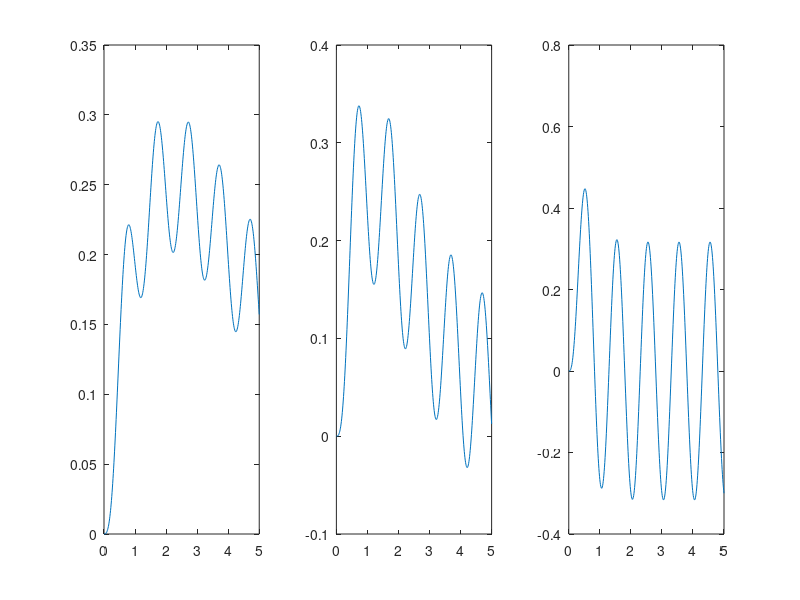

Write the MATLAB code that produced this figure.

%Problem 4.6

aByOmegaN=[0.05;0.1;0.5];
tByTn=[0:0.01:5];
lhs=zeros(size(aByOmegaN,1),size(tByTn,2));
term1=zeros(size(aByOmegaN,1),size(tByTn,2));

term2=zeros(size(aByOmegaN,1),size(tByTn,2));

for i=1:size(aByOmegaN,1)
   
    for j=1:size(tByTn,2)
       
        term1(i,j)=(1/(1+(aByOmegaN(i,1))^2))*(aByOmegaN(i,1)*sin(2*pi*tByTn(1,j))- cos(2*pi*tByTn(1,j)) + exp(-2*pi*aByOmegaN(i,1)*tByTn(1,j)));
        term2(i,j)=(1/(1+4*(aByOmegaN(i,1))^2))*(2*aByOmegaN(i,1)*sin(2*pi*tByTn(1,j))- cos(2*pi*tByTn(1,j)) + exp(-2*pi*2*aByOmegaN(i,1)*tByTn(1,j)));
        lhs(i,j)=term1(i,j)-term2(i,j);
    end
    
end

figure
subplot(1,3,1)
plot(tByTn,lhs(1,:))
subplot(1,3,2)
plot(tByTn,lhs(2,:))
subplot(1,3,3)
plot(tByTn,lhs(3,:))









